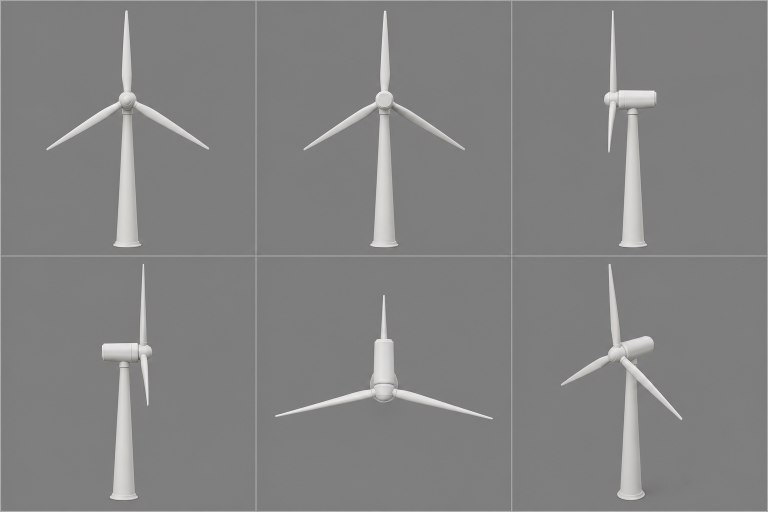
#> input picture production/C_dismantlable_wind_turbine_v3_proportion_corrected/source/reference/06_exterior_proportion_lock.png, 1536 x 1024 px (shown at 1/2 size)
$ python create_proportion_comparison.py
#> lines starting #> are read from the running program, lines starting #| are printed output that depends on the picture
#!/usr/bin/env python3
"""Create a compact reference / V2 / V3 proportion review board."""
from pathlib import Path
from PIL import Image, ImageDraw, ImageFont

ROOT = Path(__file__).resolve().parents[2]
CELL = (720, 500)
FONT = ImageFont.load_default()
ITEMS = [
    (ROOT / "source/reference/06_exterior_proportion_lock.png", "REFERENCE | exterior proportion lock"),
    (ROOT / "source/reference/07_v2_current_comparison.png", "V2 | short rotor / heavy head"),
    (ROOT / "reports/final_six_view_board.png", "V3 | ratio corrected 0.6802"),
]

canvas = Image.new("RGB", (CELL[0] * 3, CELL[1] + 48), (2, 10, 12))
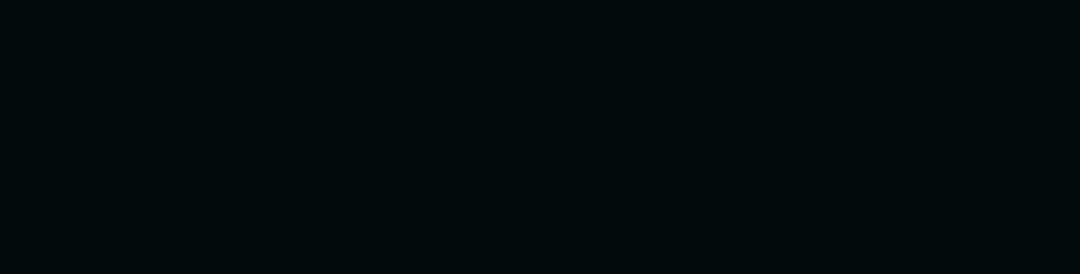
#> canvas: PIL image 2160x548 RGB (shown at 1/2 size); mean R, G, B 2, 10, 12
draw = ImageDraw.Draw(canvas)
draw.text((18, 17), "C TURBINE | PROPORTION CORRECTION AUDIT", fill=(100, 238, 231), font=FONT)
for index, (path, label) in enumerate(ITEMS):
    image = Image.open(path).convert("RGB")
#> image is the input picture: PIL image 1536x1024 RGB; mean R, G, B 130.7, 130.2, 129.9
    image.thumbnail((CELL[0] - 20, CELL[1] - 48), Image.Resampling.LANCZOS)
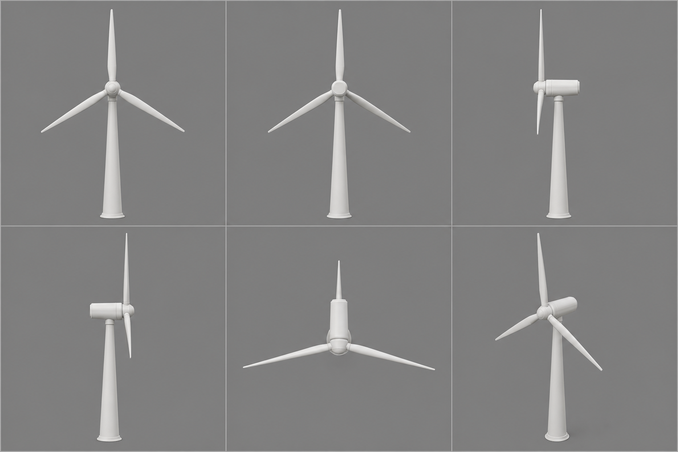
#> image: PIL image 678x452 RGB; mean R, G, B 130.7, 130.2, 129.9
    panel = Image.new("RGB", CELL, (5, 17, 20))
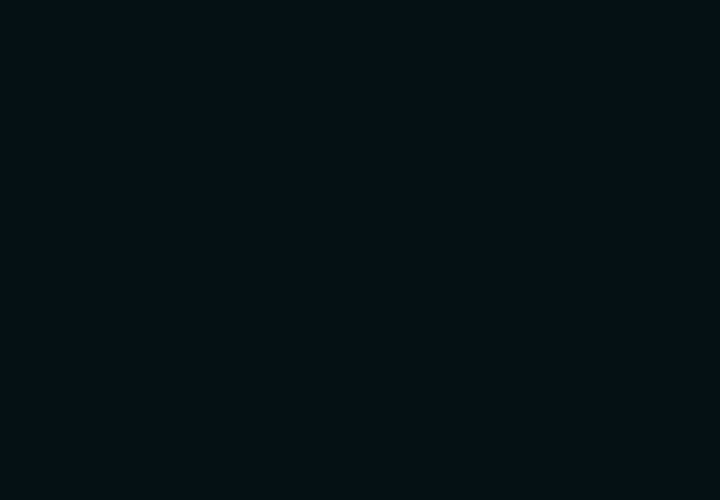
#> panel: PIL image 720x500 RGB; mean R, G, B 5, 17, 20
    panel.paste(image, ((CELL[0] - image.width) // 2, 38 + (CELL[1] - 38 - image.height) // 2))
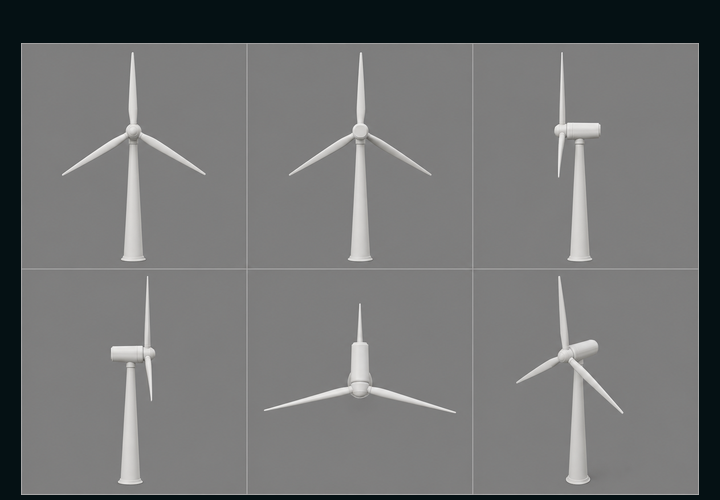
#> panel: PIL image 720x500 RGB; mean R, G, B 112, 113.3, 113.6
    pdraw = ImageDraw.Draw(panel)
    pdraw.rectangle((0, 0, CELL[0] - 1, CELL[1] - 1), outline=(22, 104, 103))
    pdraw.text((12, 13), label, fill=(102, 239, 231), font=FONT)
    canvas.paste(panel, (index * CELL[0], 48))
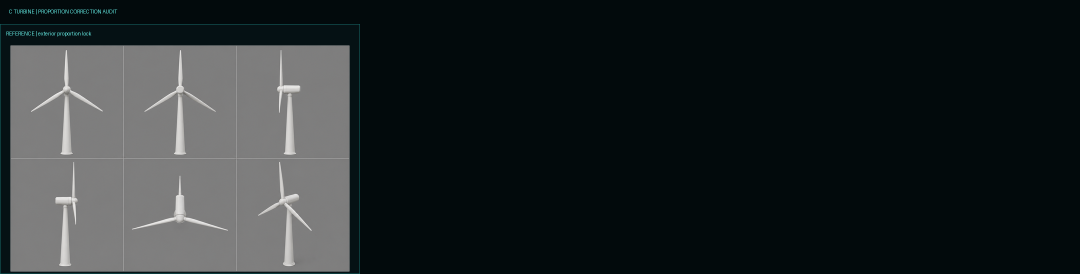
#> canvas: PIL image 2160x548 RGB (shown at 1/2 size); mean R, G, B 35.6, 41.8, 43.2
#> (the run stopped early here; a loop or call above may not have finished)
